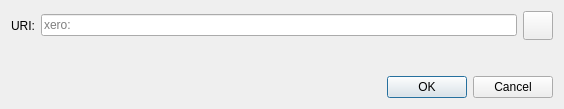
<?xml version="1.0" encoding="UTF-8"?>
<ui version="4.0">
 <class>OpenURIDialog</class>
 <widget class="QDialog" name="OpenURIDialog">
  <property name="geometry">
   <rect>
    <x>0</x>
    <y>0</y>
    <width>564</width>
    <height>109</height>
   </rect>
  </property>
  <property name="windowTitle">
   <string>Open xero URI</string>
  </property>
  <layout class="QVBoxLayout" name="verticalLayout">
   <item>
    <layout class="QHBoxLayout" name="horizontalLayout">
     <item>
      <widget class="QLabel" name="label">
       <property name="text">
        <string>URI:</string>
       </property>
      </widget>
     </item>
     <item>
      <widget class="QValidatedLineEdit" name="uriEdit">
       <property name="placeholderText">
        <string notr="true">xero:</string>
       </property>
      </widget>
     </item>
     <item>
      <widget class="QToolButton" name="pasteButton">
       <property name="toolTip">
        <string extracomment="Tooltip text for button that allows you to paste an address that is in your clipboard.">Paste address from clipboard</string>
       </property>
       <property name="text">
        <string/>
       </property>
       <property name="icon">
        <iconset resource="../xero.qrc">
         <normaloff>:/icons/editpaste</normaloff>:/icons/editpaste
        </iconset>
       </property>
       <property name="iconSize">
        <size>
         <width>22</width>
         <height>22</height>
        </size>
       </property>
      </widget>
     </item>
    </layout>
   </item>
   <item>
    <spacer name="verticalSpacer">
     <property name="orientation">
      <enum>Qt::Vertical</enum>
     </property>
     <property name="sizeHint" stdset="0">
      <size>
       <width>20</width>
       <height>40</height>
      </size>
     </property>
    </spacer>
   </item>
   <item>
    <widget class="QDialogButtonBox" name="buttonBox">
     <property name="orientation">
      <enum>Qt::Horizontal</enum>
     </property>
     <property name="standardButtons">
      <set>QDialogButtonBox::Cancel|QDialogButtonBox::Ok</set>
     </property>
    </widget>
   </item>
  </layout>
 </widget>
 <customwidgets>
  <customwidget>
   <class>QValidatedLineEdit</class>
   <extends>QLineEdit</extends>
   <header>qt/qvalidatedlineedit.h</header>
  </customwidget>
 </customwidgets>
 <resources/>
 <connections>
  <connection>
   <sender>buttonBox</sender>
   <signal>accepted()</signal>
   <receiver>OpenURIDialog</receiver>
   <slot>accept()</slot>
   <hints>
    <hint type="sourcelabel">
     <x>248</x>
     <y>254</y>
    </hint>
    <hint type="destinationlabel">
     <x>157</x>
     <y>274</y>
    </hint>
   </hints>
  </connection>
  <connection>
   <sender>buttonBox</sender>
   <signal>rejected()</signal>
   <receiver>OpenURIDialog</receiver>
   <slot>reject()</slot>
   <hints>
    <hint type="sourcelabel">
     <x>316</x>
     <y>260</y>
    </hint>
    <hint type="destinationlabel">
     <x>286</x>
     <y>274</y>
    </hint>
   </hints>
  </connection>
 </connections>
</ui>
